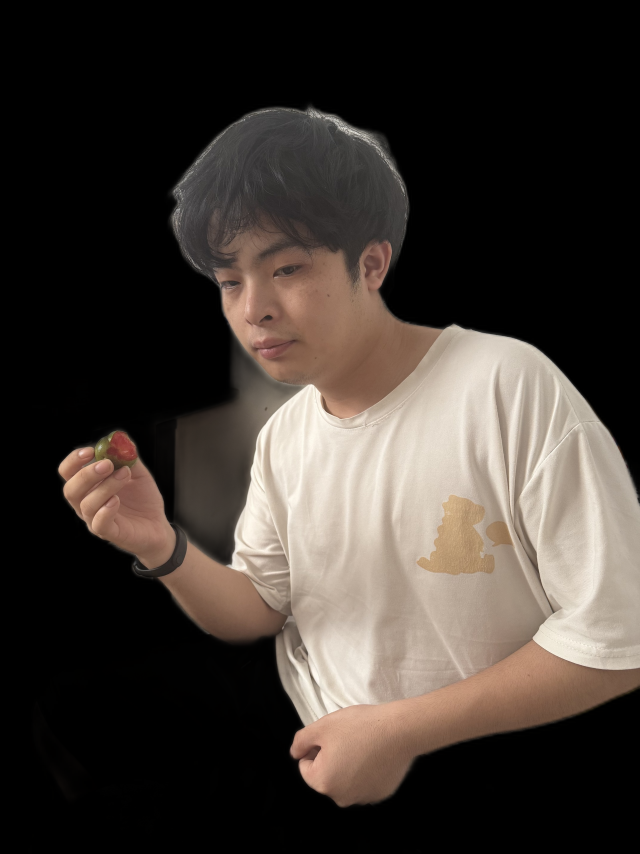
#> input picture male_perfect_v3_cutout.png, 1920 x 2560 px, given in place of out.png, which was not available (shown at 1/3 size)
$ python beard_remover_v2.py out.png   (older library calls are emulated)
#> lines starting #> are read from the running program, lines starting #| are printed output that depends on the picture; after the words box and inside, x2 and y2 are one past the last pixel; in counts of white or black regions, pixels touching at a corner belong together; pictures that were not available may be replaced by others from this repository, and a replacement may not be noted
"""
去胡子 v2 — 先用Haar+Cascade定位胡须区域生成遮罩
然后用CodeFormer只修遮罩区域 + 羽化混合到原图
不糊！保持皮肤纹理
"""

import cv2
import numpy as np
import os
import sys
import uuid
import torch

OUTPUT_DIR = r"C:\temp\comfy_results"
os.makedirs(OUTPUT_DIR, exist_ok=True)


def create_beard_mask(img):
    """检测人脸，几何定位胡须区域，生成羽化遮罩"""
    gray = cv2.cvtColor(img, cv2.COLOR_BGR2GRAY)
    h, w = img.shape[:2]

    face_cascade = cv2.CascadeClassifier(
        cv2.data.haarcascades + 'haarcascade_frontalface_alt2.xml')

    scale = min(800 / max(h, w), 1.0)
    small = cv2.resize(gray, (int(w*scale), int(h*scale))) if scale < 1 else gray

    faces = face_cascade.detectMultiScale(small, 1.15, 4, minSize=(80, 80))
    if len(faces) == 0:
        faces = face_cascade.detectMultiScale(small, 1.08, 3, minSize=(60, 60))

    if len(faces) == 0:
        return None

    face = max(faces, key=lambda r: r[2]*r[3])
    fx, fy, fw, fh = [int(v / scale) for v in face]

    mask = np.zeros((h, w), dtype=np.uint8)

    # 嘴部区域（脸部下半 55%-80%）
    mouth_y1 = fy + int(fh * 0.55)
    mouth_y2 = fy + int(fh * 0.80)
    mouth_x1 = fx + int(fw * 0.20)
    mouth_x2 = fx + int(fw * 0.80)
    mouth_cx = (mouth_x1 + mouth_x2) // 2
    mouth_cy = (mouth_y1 + mouth_y2) // 2
    mouth_w = mouth_x2 - mouth_x1
    mouth_h = mouth_y2 - mouth_y1

    # 人中（嘴上到鼻子下）
    nose_y = fy + int(fh * 0.35)
    upper_top = nose_y
    upper_bottom = mouth_y1
    if upper_bottom > upper_top:
        cv2.ellipse(mask,
                    ((mouth_x1 + mouth_x2)//2, (upper_top + upper_bottom)//2),
                    (mouth_w//2 + 5, (upper_bottom - upper_top)//2 + 5),
                    0, 0, 360, 255, -1)

    # 下巴（嘴下到脸底）
    chin_top = mouth_y2
    chin_bottom = fy + fh
    if chin_bottom > chin_top:
        cv2.ellipse(mask,
                    ((mouth_x1 + mouth_x2)//2, (chin_top + chin_bottom)//2),
                    (mouth_w//2 + 15, (chin_bottom - chin_top)//2 + 15),
                    0, 0, 360, 255, -1)

    # 去掉嘴内部
    cv2.ellipse(mask, (mouth_cx, mouth_cy),
                (int(mouth_w*0.38), int(mouth_h*0.35)), 0, 0, 360, 0, -1)

    # 大羽化
    mask = cv2.GaussianBlur(mask, (51, 51), 20)

    return mask


def codeformer_restore_region(img, mask):
    """
    用ComfyUI的CodeFormer只修胡须区域
    策略：把胡须区域的图裁出来送CodeFormer，然后混合回去
    """
    # 找到mask的非零区域
    ys, xs = np.where(mask > 10)
    if len(xs) == 0:
        return img

    y1, y2 = ys.min(), ys.max()
    x1, x2 = xs.min(), xs.max()

    # 扩大裁剪区域（CodeFormer需要完整的人脸才能正确修复）
    pad = 50
    y1 = max(0, y1 - pad)
    y2 = min(img.shape[0], y2 + pad)
    x1 = max(0, x1 - pad)
    x2 = min(img.shape[1], x2 + pad)

    # 裁出包含胡须的人脸区域
    face_crop = img[y1:y2, x1:x2].copy()
    crop_h, crop_w = face_crop.shape[:2]

    print(f"CodeFormer输入区域: ({x1},{y1})-({x2},{y2}) = {crop_w}x{crop_h}")

    # ---------- 使用ComfyUI API调用CodeFormer ----------
    import urllib.request
    import json

    # 把裁图保存到ComfyUI的input目录
    input_name = f"beard_crop_{uuid.uuid4().hex[:8]}.png"
    cv2.imwrite(os.path.join(r"C:\ComfyUI\input", input_name), face_crop)

    # 准备工作流JSON
    wf = {
        "3": {
            "inputs": {"image": input_name, "upload": "image"},
            "class_type": "LoadImage",
            "_meta": {"title": "裁切胡须区域"}
        },
        "4": {
            "class_type": "FaceRestoreModelLoader",
            "inputs": {"model_name": "codeformer.pth"},
            "_meta": {"title": "CodeFormer模型"}
        },
        "5": {
            "class_type": "FaceRestoreCFWithModel",
            "inputs": {
                "facerestore_model": ["4", 0],
                "image": ["3", 0],
                "facedetection": "retinaface_resnet50",
                "codeformer_fidelity": 0.7
            },
            "_meta": {"title": "CodeFormer修胡子区域"}
        },
        "6": {
            "class_type": "SaveImage",
            "inputs": {
                "images": ["5", 0],
                "filename_prefix": "beard_region_"
            },
            "_meta": {"title": "保存"}
        }
    }

    wf_path = os.path.join(r"C:\ComfyUI\workflows", f"beard_region_temp.json")
    with open(wf_path, 'w') as f:
        json.dump(wf, f)

    # 提交到ComfyUI
    payload = {
        "prompt": wf,
        "client_id": "beard_remover_v2"
    }

    req = urllib.request.Request(
        "http://127.0.0.1:8188/prompt",
        data=json.dumps(payload).encode('utf-8'),
        headers={"Content-Type": "application/json"}
    )

    with urllib.request.urlopen(req, timeout=60) as resp:
        result = json.loads(resp.read())
        prompt_id = result['prompt_id']
        print(f"提交成功, prompt_id: {prompt_id}")

    # 等待完成
    import time
    output_file = None
    for attempt in range(120):
        time.sleep(2)
        try:
            with urllib.request.urlopen(f"http://127.0.0.1:8188/history/{prompt_id}", timeout=5) as resp:
                history = json.loads(resp.read())
                if prompt_id in history:
                    outputs = history[prompt_id]['outputs']
                    for node_id, node_out in outputs.items():
                        if 'images' in node_out:
                            img_info = node_out['images'][0]
                            output_file = os.path.join(
                                r"C:\ComfyUI\output",
                                img_info['filename']
                            )
                            print(f"输出: {output_file}")
                            break
                    break
        except:
            pass
    else:
        print("⚠️ 超时未完成")
        # 还是用inpaint兜底
        return None

    if output_file and os.path.exists(output_file):
        restored = cv2.imread(output_file)
        if restored is not None:
            # 把修复后的区域混合回原图
            restored = cv2.resize(restored, (crop_w, crop_h))

            # 取对应区域的原图羽化遮罩
            crop_mask = mask[y1:y2, x1:x2]
            # 扩展遮罩到3通道
            crop_mask_3 = cv2.cvtColor(crop_mask, cv2.COLOR_GRAY2BGR) / 255.0

            result = img.copy()
            roi = result[y1:y2, x1:x2].astype(np.float32)
            restored_f = restored.astype(np.float32)

            blended = roi * (1.0 - crop_mask_3) + restored_f * crop_mask_3
            result[y1:y2, x1:x2] = np.clip(blended, 0, 255).astype(np.uint8)

            return result

    return None


def process(input_path):
#> called with input_path = 'out.png'
    print(f"处理: {os.path.basename(input_path)}")

    img = cv2.imread(input_path)
#> img is the input picture: shape (2560, 1920, 3); mean B, G, R 51.5, 57.2, 64.9
    if img is None:
        print("❌ 读取失败")
        return None

    h, w = img.shape[:2]
#> h = 2560; w = 1920
    print(f"尺寸: {w}x{h}")
#| 尺寸: 1920x2560

    print("步骤1: 检测人脸+生成胡须遮罩...")
    mask = create_beard_mask(img)
#> in create_beard_mask, `gray = cv2.cvtColor(img, cv2.COLOR_BGR2GRAY)`:
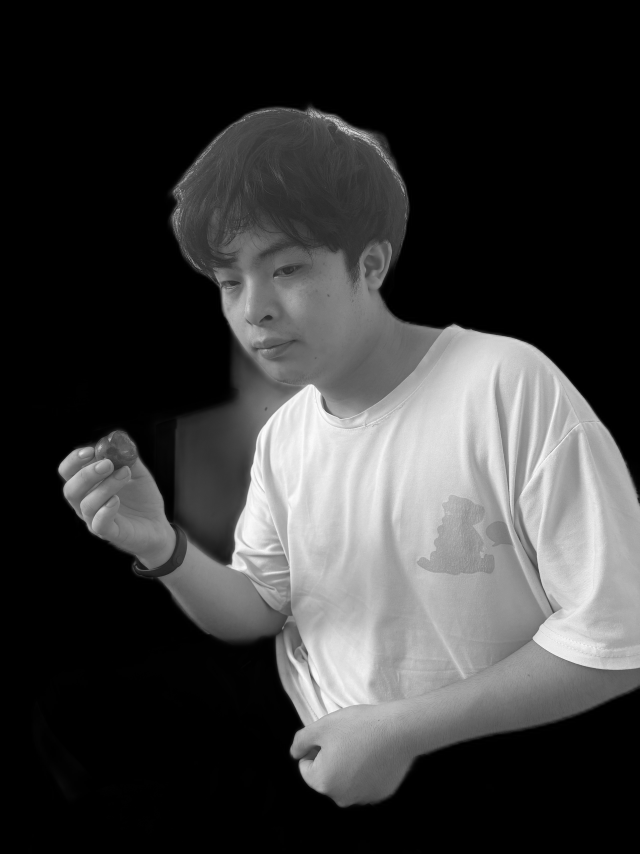
#> gray: shape (2560, 1920) (shown at 1/3 size); min 0, max 253, mean 58.9
#> in create_beard_mask, `small = cv2.resize(gray, (int(w*scale), int(h*scale))) if scale < 1 el..`:
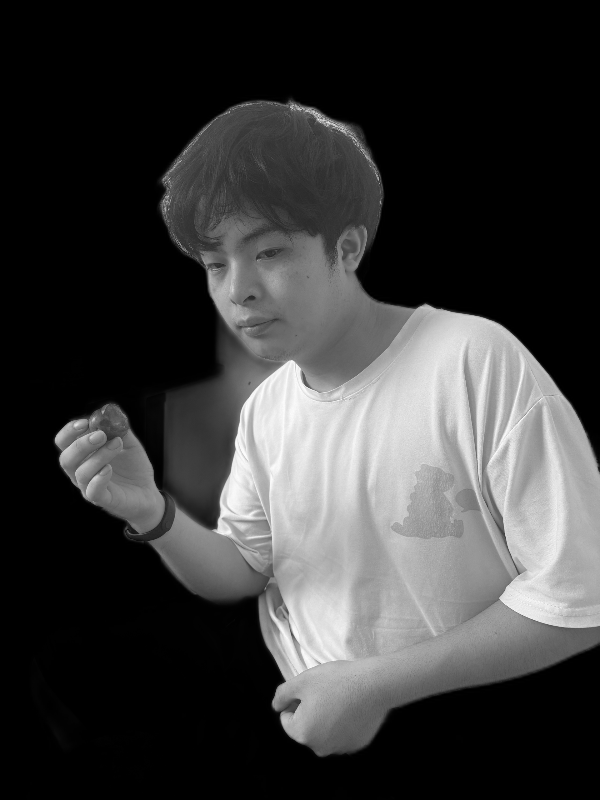
#> small: shape (800, 600); min 0, max 253, mean 58.8
#> in create_beard_mask, `faces = face_cascade.detectMultiScale(small, 1.15, 4, minSize=(80, 80))`: faces = ()
#> in create_beard_mask, `faces = face_cascade.detectMultiScale(small, 1.08, 3, minSize=(60, 60))`: faces = [[190, 227, 94, 94]]
#> in create_beard_mask, `face = max(faces, key=lambda r: r[2]*r[3])`: face = [190, 227, 94, 94]
#> in create_beard_mask, `fx, fy, fw, fh = [int(v / scale) for v in face]`: fx = 608; fy = 726; fw = 300
#> in create_beard_mask, `mouth_y1 = fy + int(fh * 0.55)`: mouth_y1 = 891
#> in create_beard_mask, `mouth_y2 = fy + int(fh * 0.80)`: mouth_y2 = 966
#> in create_beard_mask, `mouth_x1 = fx + int(fw * 0.20)`: mouth_x1 = 668
#> in create_beard_mask, `mouth_x2 = fx + int(fw * 0.80)`: mouth_x2 = 848
#> in create_beard_mask, `mouth_cx = (mouth_x1 + mouth_x2) // 2`: mouth_cx = 758
#> in create_beard_mask, `mouth_cy = (mouth_y1 + mouth_y2) // 2`: mouth_cy = 928
#> in create_beard_mask, `mouth_w = mouth_x2 - mouth_x1`: mouth_w = 180
#> in create_beard_mask, `mouth_h = mouth_y2 - mouth_y1`: mouth_h = 75
#> in create_beard_mask, `nose_y = fy + int(fh * 0.35)`: nose_y = 831
#> in create_beard_mask, `upper_bottom = mouth_y1`: upper_bottom = 891
#> in create_beard_mask, `cv2.ellipse(mask, ((mouth_x1 + mouth_x2)//2, (upper_top + upper_bottom..`:
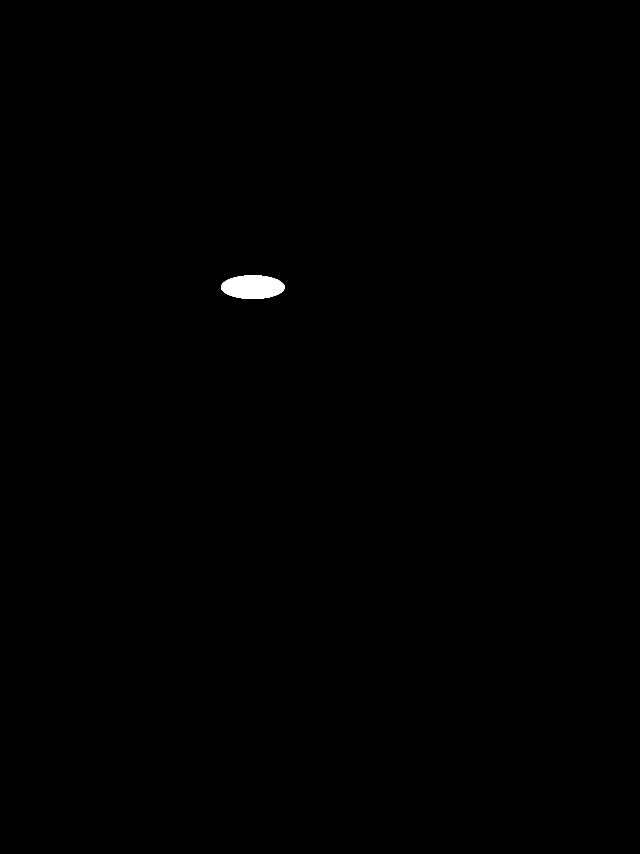
#> mask: shape (2560, 1920) (shown at 1/3 size); 0.22% white; 1 white region, box (x1, y1, x2, y2) and area: (663, 826, 854, 897) 10638
#> in create_beard_mask, `chin_top = mouth_y2`: chin_top = 966
#> in create_beard_mask, `chin_bottom = fy + fh`: chin_bottom = 1026
#> in create_beard_mask, `cv2.ellipse(mask, ((mouth_x1 + mouth_x2)//2, (chin_top + chin_bottom)/..`:
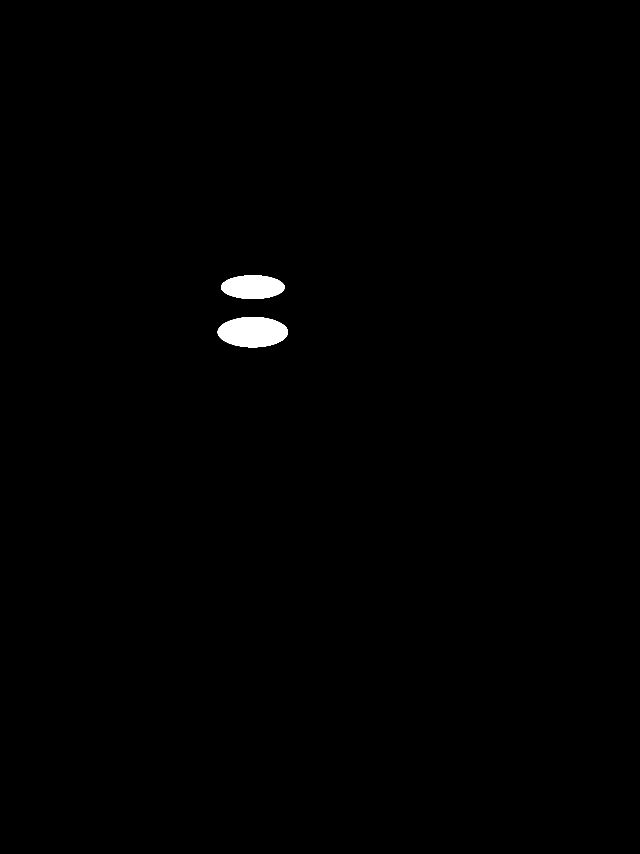
#> mask: shape (2560, 1920) (shown at 1/3 size); 0.52% white; 2 white regions, box (x1, y1, x2, y2) and area: (653, 951, 864, 1042) 15044, (663, 826, 854, 897) 10638
#> in create_beard_mask, `cv2.ellipse(mask, (mouth_cx, mouth_cy), (int(mouth_w*0.38), int(mouth_..`: mask: shape (2560, 1920); 0.52% white; 2 white regions, box (x1, y1, x2, y2) and area: (653, 953, 864, 1042) 14889, (663, 826, 854, 897) 10638
    if mask is None:
        print("❌ 未检测到人脸")
        return None

    print("步骤2: CodeFormer只修胡须区域...")
    result = codeformer_restore_region(img, mask)
#> in codeformer_restore_region, `y1, y2 = ys.min(), ys.max()`: y1 = 804; y2 = 1063
#> in codeformer_restore_region, `x1, x2 = xs.min(), xs.max()`: x1 = 634; x2 = 882
#> in codeformer_restore_region, `y1 = max(0, y1 - pad)`: y1 = 754
#> in codeformer_restore_region, `y2 = min(img.shape[0], y2 + pad)`: y2 = 1113
#> in codeformer_restore_region, `x1 = max(0, x1 - pad)`: x1 = 584
#> in codeformer_restore_region, `x2 = min(img.shape[1], x2 + pad)`: x2 = 932
#> in codeformer_restore_region, `face_crop = img[y1:y2, x1:x2].copy()`:
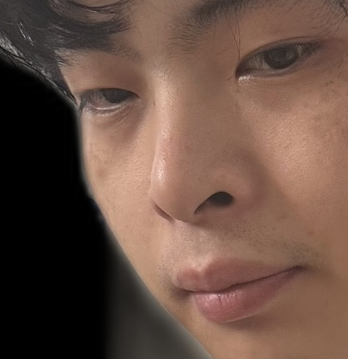
#> face_crop: shape (359, 348, 3); mean B, G, R 68.2, 79.5, 104.7
#| CodeFormer输入区域: (584,754)-(932,1113) = 348x359

    if result is None:
        print("⚠️ CodeFormer失败，用高级Inpaint兜底...")
        # 多尺度Inpaint + 纹理转移
        r1 = cv2.inpaint(img, (mask * 0.3).astype(np.uint8), 3, cv2.INPAINT_TELEA)
        # 再用原图的高频纹理做融合
        lap = cv2.Laplacian(img, cv2.CV_32F)
        lap_blur = cv2.GaussianBlur(lap, (5, 5), 2)
        texture = cv2.convertScaleAbs(img.astype(np.float32) + lap_blur * 0.1)
        texture = np.clip(texture, 0, 255).astype(np.uint8)

        mask_3 = cv2.cvtColor(mask, cv2.COLOR_GRAY2BGR) / 255.0
        result = (img.astype(np.float32) * (1.0 - mask_3 * 0.5) +
                  texture.astype(np.float32) * mask_3 * 0.5)
        result = np.clip(result, 0, 255).astype(np.uint8)

    uid = uuid.uuid4().hex[:8]

    # 保存预览
    scale = min(1.0, 2000 / max(h, w))
    preview = cv2.resize(result, (int(w*scale), int(h*scale)))
    out_jpg = os.path.join(OUTPUT_DIR, f"beard_v2_{uid}.jpg")
    cv2.imwrite(out_jpg, preview, [cv2.IMWRITE_JPEG_QUALITY, 92])

    # 全尺寸
    out_png = os.path.join(OUTPUT_DIR, f"beard_v2_{uid}.png")
    cv2.imwrite(out_png, result, [cv2.IMWRITE_PNG_COMPRESSION, 3])

    # 对比图
    side = np.hstack([
        cv2.resize(img, (int(w*scale), int(h*scale))),
        preview
    ])
    compare_out = os.path.join(OUTPUT_DIR, f"beard_v2_compare_{uid}.jpg")
    cv2.imwrite(compare_out, side, [cv2.IMWRITE_JPEG_QUALITY, 90])

    print(f"✅ 完成")
    print(f"对比图: {compare_out}")
    print(f"预览: {out_jpg}")
    return out_jpg, out_png


if __name__ == "__main__":
    if len(sys.argv) < 2:
        print("用法: python beard_remover_v2.py <图片路径>")
        sys.exit(1)

#> (the run stopped early here; a loop or call above may not have finished)
